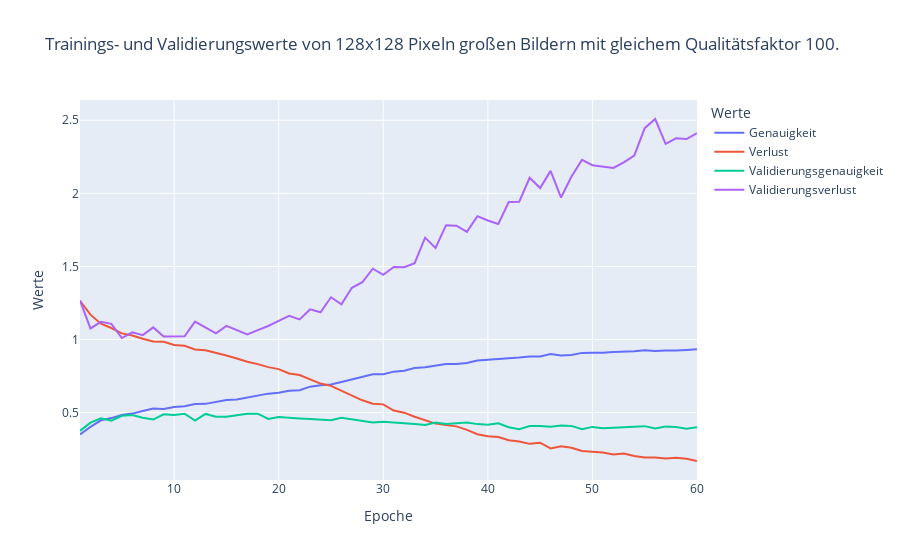

Notebook cell for this chart:
### Code cell
generate_line_graph(
    './128_QF-100/history_train.csv',
    'Trainings- und Validierungswerte von 128x128 Pixeln großen Bildern mit gleichem Qualitätsfaktor 100.'
)

### Figure 1 — Plotly figure (JSON) as saved in the notebook; plotly's stock layout.template omitted (floating-point values rounded to 4 significant figures)
{"data": [{"hovertemplate": "Werte=%{y}<br>Epoche=%{x}<extra></extra>", "legendgroup": "Genauigkeit", "line": {"color": "#636efa", "dash": "solid"}, "mode": "lines", "name": "Genauigkeit", "orientation": "v", "showlegend": true, "type": "scatter", "x": [1, 2, 3, 4, 5, 6, 7, 8, 9, 10, 11, 12, 13, 14, 15, 16, 17, 18, 19, 20, 21, 22, 23, 24, 25, 26, 27, 28, 29, 30, 31, 32, 33, 34, 35, 36, 37, 38, 39, 40, 41, 42, 43, 44, 45, 46, 47, 48, 49, 50, 51, 52, 53, 54, 55, 56, 57, 58, 59, 60], "xaxis": "x", "y": [0.3506, 0.4027, 0.4477, 0.4627, 0.4835, 0.4935, 0.5113, 0.5282, 0.5246, 0.5382, 0.5436, 0.5592, 0.5601, 0.5753, 0.5859, 0.5903, 0.6046, 0.614, 0.63, 0.6368, 0.6501, 0.6537, 0.6777, 0.6881, 0.6929, 0.7092, 0.7276, 0.7479, 0.7621, 0.7627, 0.7805, 0.7873, 0.8054, 0.8112, 0.8235, 0.8323, 0.8324, 0.84, 0.8573, 0.8614, 0.865, 0.874, 0.8768, 0.8844, 0.8837, 0.9004, 0.8915, 0.8945, 0.9088, 0.9092, 0.909, 0.915, 0.9151, 0.9199, 0.9271, 0.9217, 0.9258, 0.9246, 0.9292, 0.9344], "yaxis": "y"}, {"hovertemplate": "Werte=%{y}<br>Epoche=%{x}<extra></extra>", "legendgroup": "Verlust", "line": {"color": "#EF553B", "dash": "solid"}, "mode": "lines", "name": "Verlust", "orientation": "v", "showlegend": true, "type": "scatter", "x": [1, 2, 3, 4, 5, 6, 7, 8, 9, 10, 11, 12, 13, 14, 15, 16, 17, 18, 19, 20, 21, 22, 23, 24, 25, 26, 27, 28, 29, 30, 31, 32, 33, 34, 35, 36, 37, 38, 39, 40, 41, 42, 43, 44, 45, 46, 47, 48, 49, 50, 51, 52, 53, 54, 55, 56, 57, 58, 59, 60], "xaxis": "x", "y": [1.265, 1.17, 1.108, 1.079, 1.042, 1.028, 1.005, 0.9871, 0.9853, 0.9624, 0.9571, 0.9324, 0.9272, 0.9108, 0.8911, 0.8699, 0.8482, 0.8319, 0.8114, 0.7977, 0.768, 0.7574, 0.7272, 0.6989, 0.6834, 0.651, 0.621, 0.5845, 0.5609, 0.5567, 0.514, 0.4998, 0.4718, 0.4494, 0.4251, 0.4147, 0.4061, 0.3821, 0.3524, 0.3385, 0.3333, 0.3119, 0.3031, 0.2865, 0.2947, 0.2557, 0.2697, 0.2599, 0.2372, 0.2317, 0.2274, 0.2134, 0.2204, 0.2032, 0.1926, 0.1925, 0.1871, 0.1909, 0.1845, 0.1693], "yaxis": "y"}, {"hovertemplate": "Werte=%{y}<br>Epoche=%{x}<extra></extra>", "legendgroup": "Validierungsgenauigkeit", "line": {"color": "#00cc96", "dash": "solid"}, "mode": "lines", "name": "Validierungsgenauigkeit", "orientation": "v", "showlegend": true, "type": "scatter", "x": [1, 2, 3, 4, 5, 6, 7, 8, 9, 10, 11, 12, 13, 14, 15, 16, 17, 18, 19, 20, 21, 22, 23, 24, 25, 26, 27, 28, 29, 30, 31, 32, 33, 34, 35, 36, 37, 38, 39, 40, 41, 42, 43, 44, 45, 46, 47, 48, 49, 50, 51, 52, 53, 54, 55, 56, 57, 58, 59, 60], "xaxis": "x", "y": [0.3754, 0.4313, 0.461, 0.4456, 0.479, 0.4841, 0.4656, 0.4528, 0.4887, 0.4841, 0.4923, 0.4451, 0.4913, 0.4718, 0.4723, 0.4815, 0.4923, 0.4928, 0.4569, 0.4703, 0.4631, 0.46, 0.4559, 0.4544, 0.4482, 0.4656, 0.4533, 0.441, 0.4333, 0.4379, 0.4303, 0.4267, 0.4215, 0.4154, 0.4328, 0.4221, 0.4277, 0.4318, 0.4215, 0.4169, 0.4272, 0.4, 0.3872, 0.4087, 0.4092, 0.4036, 0.4113, 0.4092, 0.3862, 0.4026, 0.3938, 0.3985, 0.4021, 0.4077, 0.4077, 0.3913, 0.4046, 0.4026, 0.3903, 0.4], "yaxis": "y"}, {"hovertemplate": "Werte=%{y}<br>Epoche=%{x}<extra></extra>", "legendgroup": "Validierungsverlust", "line": {"color": "#ab63fa", "dash": "solid"}, "mode": "lines", "name": "Validierungsverlust", "orientation": "v", "showlegend": true, "type": "scatter", "x": [1, 2, 3, 4, 5, 6, 7, 8, 9, 10, 11, 12, 13, 14, 15, 16, 17, 18, 19, 20, 21, 22, 23, 24, 25, 26, 27, 28, 29, 30, 31, 32, 33, 34, 35, 36, 37, 38, 39, 40, 41, 42, 43, 44, 45, 46, 47, 48, 49, 50, 51, 52, 53, 54, 55, 56, 57, 58, 59, 60], "xaxis": "x", "y": [1.266, 1.076, 1.121, 1.108, 1.011, 1.05, 1.03, 1.083, 1.022, 1.023, 1.022, 1.123, 1.082, 1.042, 1.094, 1.063, 1.034, 1.064, 1.093, 1.128, 1.162, 1.138, 1.206, 1.186, 1.289, 1.241, 1.354, 1.393, 1.484, 1.443, 1.496, 1.495, 1.523, 1.697, 1.626, 1.782, 1.779, 1.737, 1.844, 1.815, 1.79, 1.941, 1.943, 2.106, 2.036, 2.154, 1.971, 2.115, 2.229, 2.192, 2.181, 2.174, 2.213, 2.259, 2.446, 2.509, 2.338, 2.377, 2.372, 2.412], "yaxis": "y"}], "layout": {"legend": {"title": {"text": "Werte"}, "tracegroupgap": 0}, "title": {"text": "Trainings- und Validierungswerte von 128x128 Pixeln großen Bildern mit gleichem Qualitätsfaktor 100."}, "xaxis": {"anchor": "y", "domain": [0, 1], "title": {"text": "Epoche"}}, "yaxis": {"anchor": "x", "domain": [0, 1], "title": {"text": "Werte"}}}}
